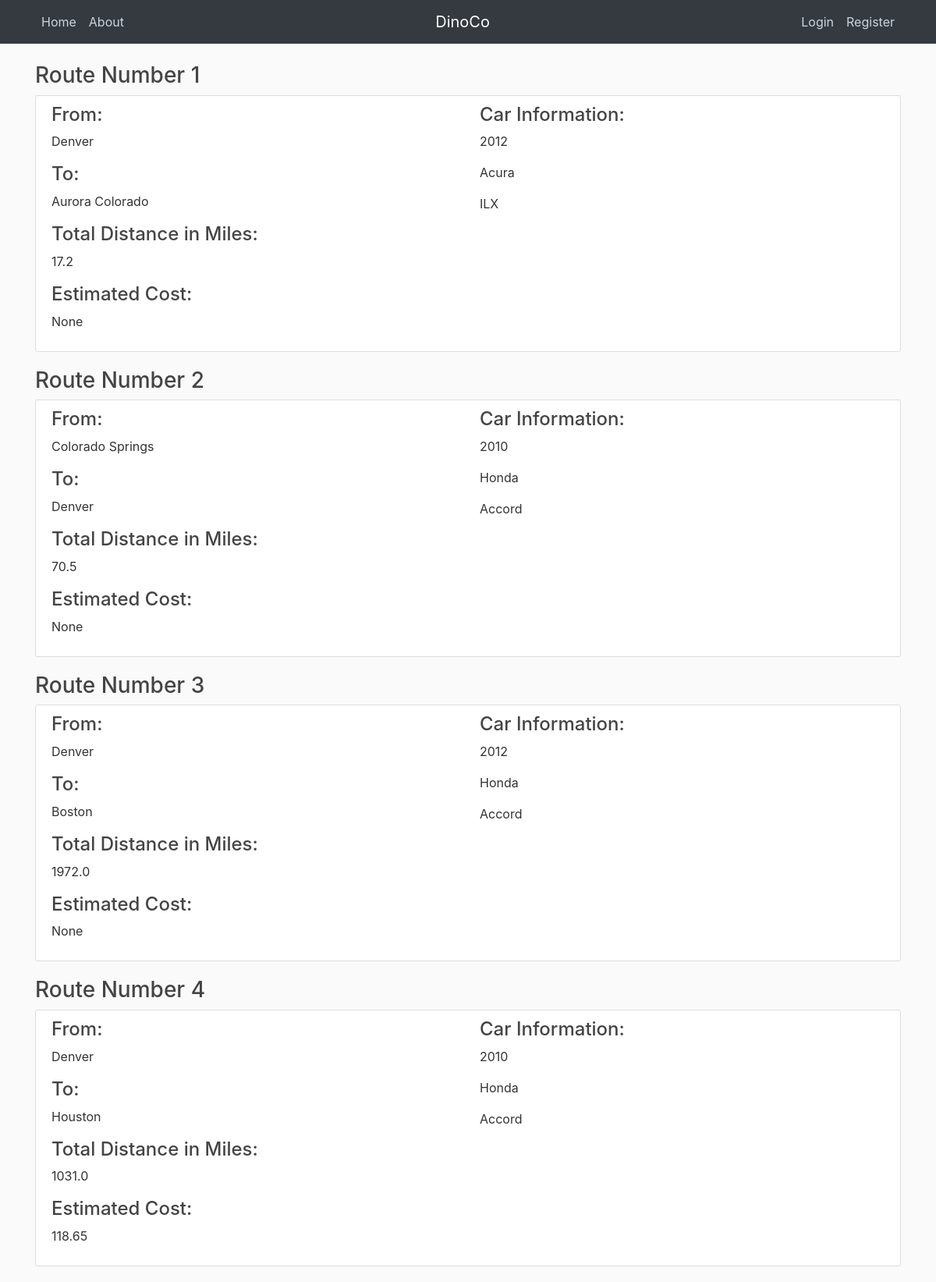
Page /home on the earlier database version.
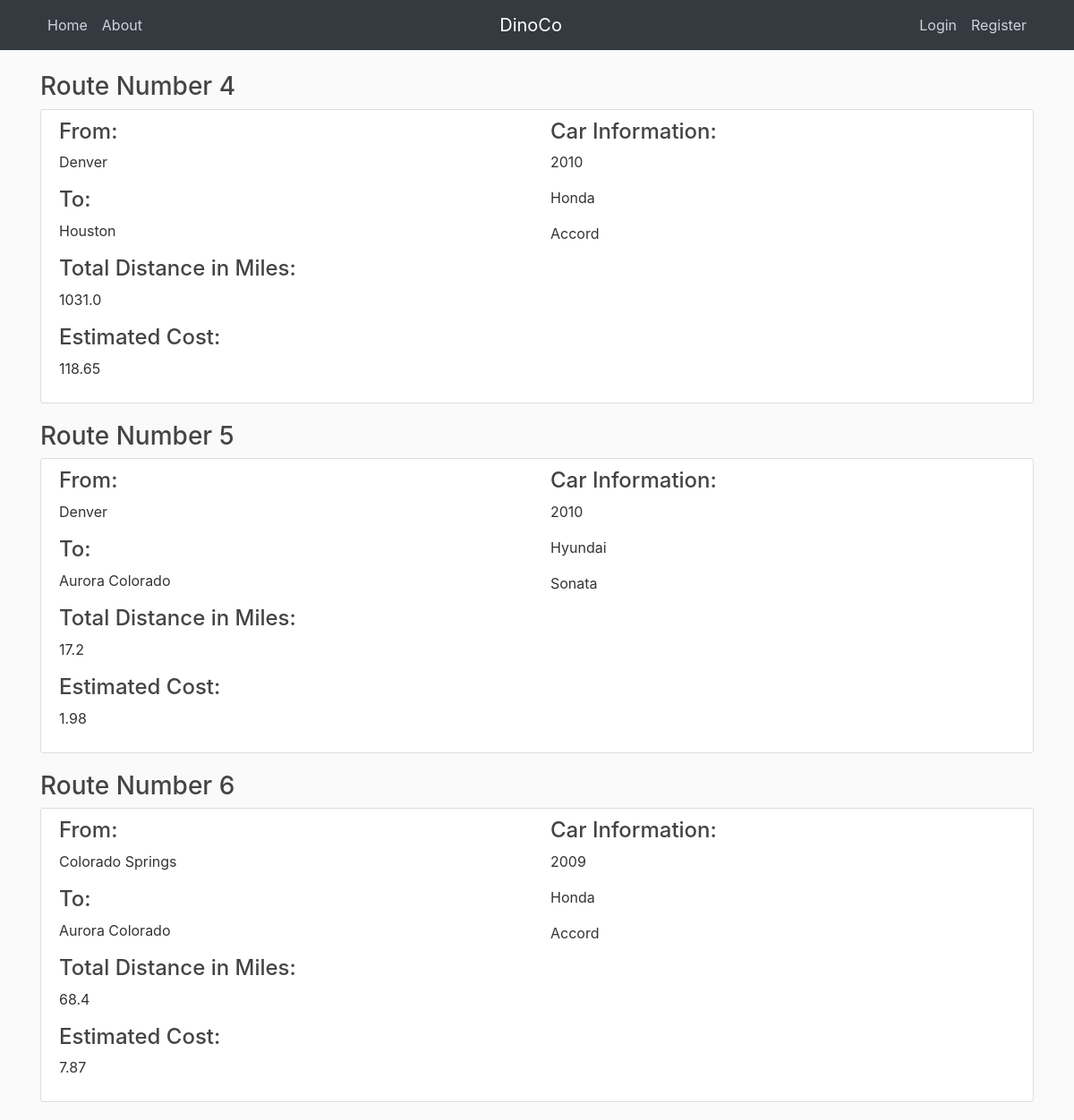
Same page on the later database version.
### travelapp/models.py (models this page shows, shortened)
class Routes(db.Model):
    id = db.Column(db.Integer, primary_key=True)
    start = db.Column(db.String(120), nullable=False)
    end = db.Column(db.String(120), nullable=False)
    make = db.Column(db.String(20), nullable=False)
    model = db.Column(db.String(20), nullable=False)
    year = db.Column(db.Integer, nullable=False)
    dist = db.Column(db.Float)
    cost = db.Column(db.Float)

### travelapp/routes.py (the view)
@app.route("/")
@app.route("/home")
def home():
    posts = Routes.query.all()
    return render_template('home.html', posts=posts)

### travelapp/templates/home.html (shortened to what this page needs)
{% extends "layout.html" %}
{% block content %}
{% for item in posts %}
<h3>
  Route Number {{item.id}}</h3>
  <article class="media content-section">
    <div class="media-body">
      <div class="row">
        <div class="col-md-6">
          <h4>From:</h4>
          <p class="article-content">{{ item.start }}</p>
          <h4>To:</h4>
          <p class="article-content">{{ item.end }}</p>
          <h4>Total Distance in Miles:</h4>
          <p class="article-content">{{ item.dist }}</p>
          <h4>Estimated Cost:</h4>
          <p class="article-content">{{ item.cost }}</p>
        </div>
        <div class="col-md-6">
          <h4>Car Information:</h4>
          <p class="article-content">{{ item.year }}</p>
          <p class="article-content">{{ item.make }}</p>
          <p class="article-content">{{ item.model }}</p>
        </div>
      </div>
    </div>
  </article>
  {% endfor %}
  {% endblock content %}

### travelapp/templates/layout.html (shortened to what this page needs)
<!DOCTYPE html>
<html>
<head>
  <link rel="stylesheet" href="https://maxcdn.bootstrapcdn.com/bootstrap/4.0.0/css/bootstrap.min.css">
  <link rel="stylesheet" type="text/css" href="{{ url_for('static', filename='main.css') }}">
</head>
<body>
  <header class="site-header">
    <nav class="navbar navbar-expand-md navbar-dark bg-dark fixed-top">
      <div class="container">
        <div class="collapse navbar-collapse" id="navbarToggle">
          <div class="navbar-nav mr-auto">
            <a class="nav-item nav-link" href="{{ url_for('home') }}">Home</a>
            <a class="nav-item nav-link" href="{{ url_for('about') }}">About</a>
          </div>
          <a class="navbar-brand mr-auto" href="/">DinoCo</a>
          <div class="navbar-nav">
            {% if current_user.is_authenticated %}
            <a class="nav-item nav-link" href="{{ url_for('new_route') }}">New Route</a>
            <a class="nav-item nav-link" href="{{ url_for('account') }}">Account</a>
            <a class="nav-item nav-link" href="{{ url_for('logout') }}">Logout</a>
            {% else %}
            <a class="nav-item nav-link" href="{{ url_for('login') }}">Login</a>
            <a class="nav-item nav-link" href="{{ url_for('register') }}">Register</a>
            {% endif %}
          </div>
        </div>
      </div>
    </nav>
  </header>
  <main role="main" class="container">
    <div class="row">
      <div class="col-md-12">
        {% block content %}{% endblock %}
      </div>
    </div>
  </main>
</body>
</html>

### travelapp/static/main.css (style rules this page uses)
body { background: #fafafa; color: #333333; margin-top: 5rem; }
h1, h2, h3, h4, h5, h6 { color: #444444; }
.site-header .navbar-nav .nav-link { color: #cbd5db; }
.content-section { background: #ffffff; padding: 10px 20px; border: 1px solid #dddddd; border-radius: 3px; margin-bottom: 20px; }
.article-content { white-space: pre-line; }

Differences in the rows shown:
removed Routes: id "1", start "Denver", end "Aurora Colorado", dist "17.2", cost "None", year "2012", make "Acura", model "ILX"
removed Routes: id "2", start "Colorado Springs", end "Denver", dist "70.5", cost "None", year "2010", make "Honda", model "Accord"
removed Routes: id "3", start "Denver", end "Boston", dist "1972.0", cost "None", year "2012", make "Honda", model "Accord"
added Routes: id "5", start "Denver", end "Aurora Colorado", dist "17.2", cost "1.98", year "2010", make "Hyundai", model "Sonata"
added Routes: id "6", start "Colorado Springs", end "Aurora Colorado", dist "68.4", cost "7.87", year "2009", make "Honda", model "Accord"
